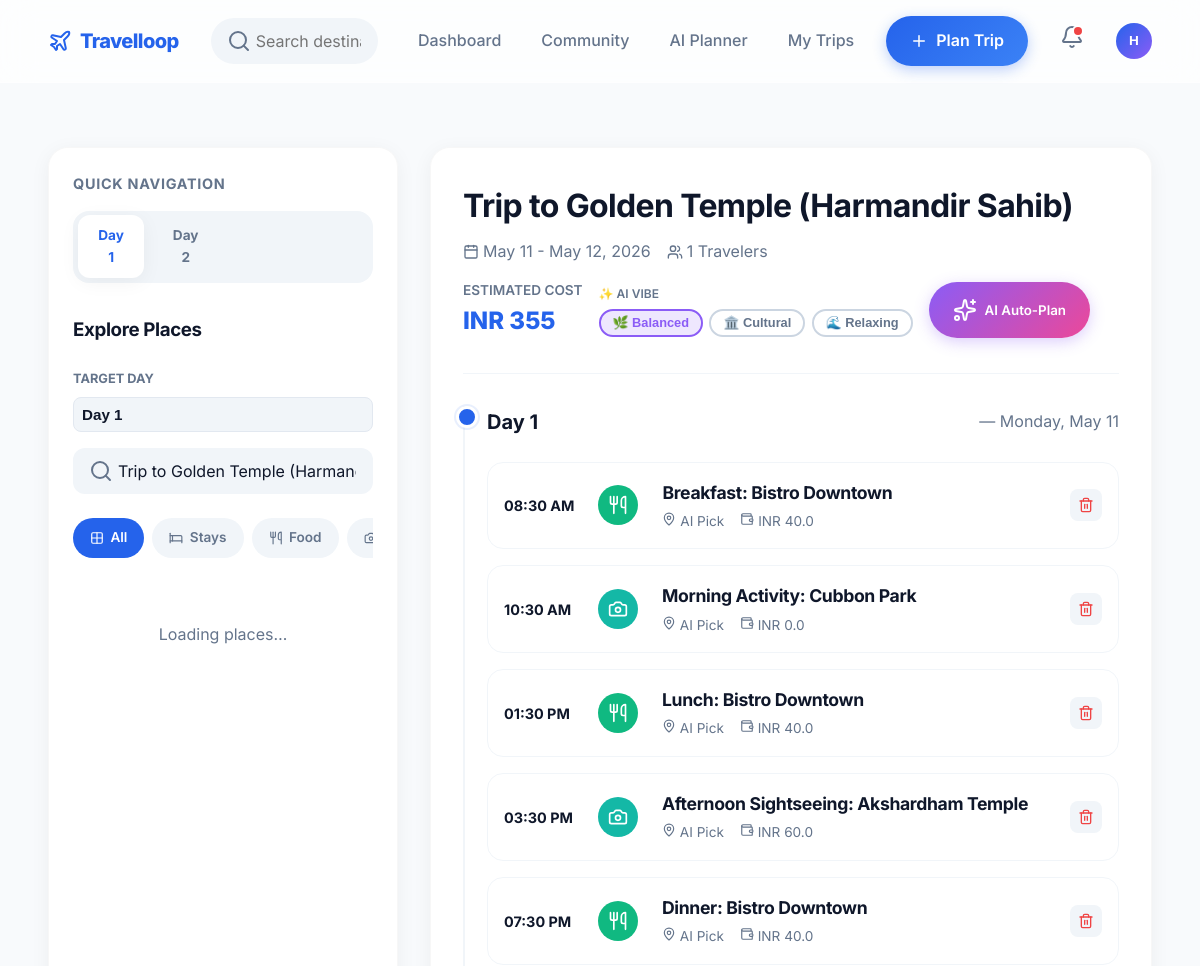
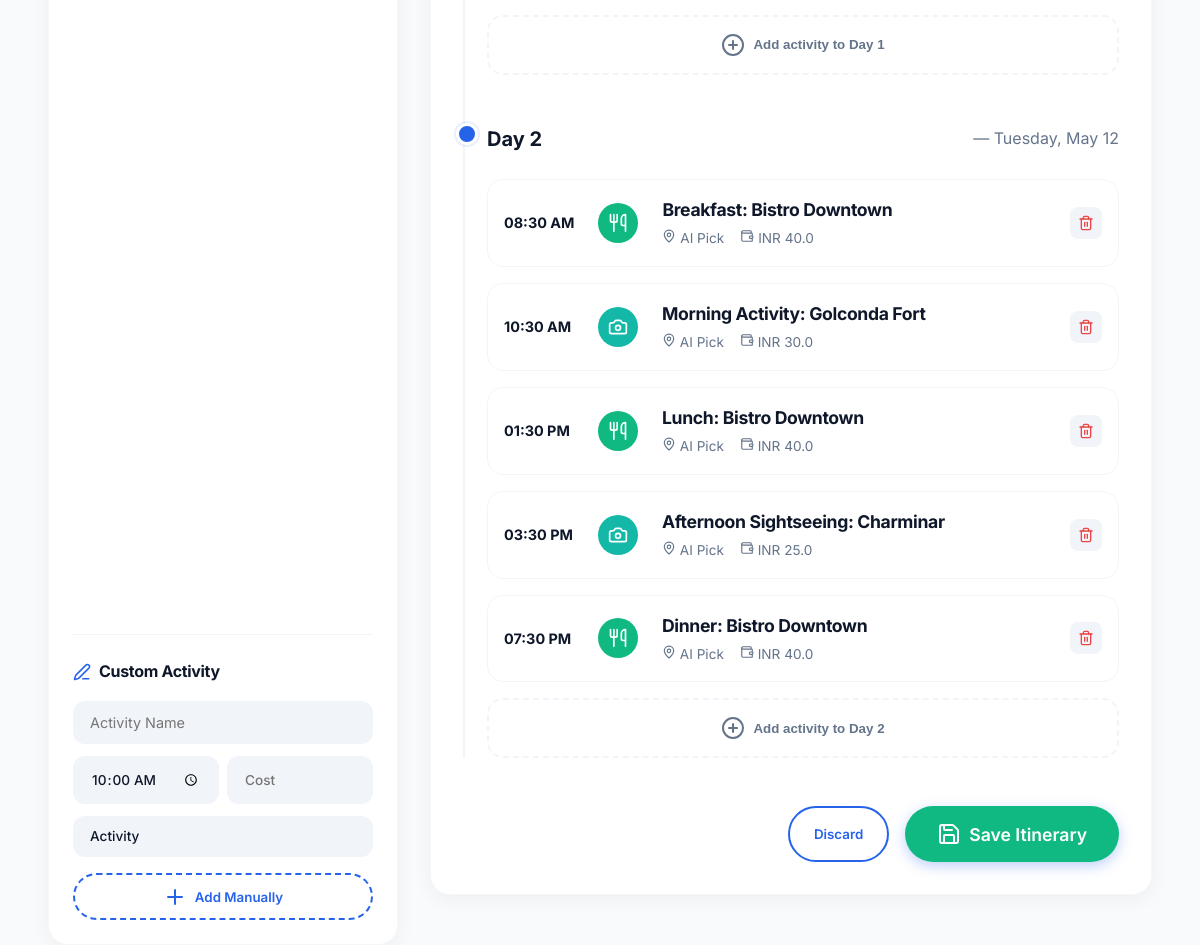
/trips/6/build (signed in), run on the app's committed database (2 pictures, top to bottom).
### app.py (models this page shows, shortened)
class User(db.Model, UserMixin):
    id = db.Column(db.Integer, primary_key=True)
    name = db.Column(db.String(150), nullable=False)
    email = db.Column(db.String(150), unique=True, nullable=False)
    password = db.Column(db.String(60), nullable=False)
    trips = db.relationship('Trip', backref='owner', lazy=True)

class Trip(db.Model):
    id = db.Column(db.Integer, primary_key=True)
    name = db.Column(db.String(200), nullable=False)
    start_date = db.Column(db.Date, nullable=False)
    end_date = db.Column(db.Date, nullable=False)
    description = db.Column(db.Text, nullable=True)
    cover_photo = db.Column(db.String(255), nullable=True, default='default_trip.jpg')
    user_id = db.Column(db.Integer, db.ForeignKey('user.id'), nullable=False)
    is_public = db.Column(db.Boolean, default=False)
    num_travelers = db.Column(db.Integer, default=1)
    created_at = db.Column(db.DateTime, default=datetime.utcnow)
    itinerary_items = db.relationship('ItineraryItem', backref='trip', lazy=True, cascade="all, delete-orphan")
    packing_items = db.relationship('PackingItem', backref='trip', lazy=True, cascade="all, delete-orphan")

class ItineraryItem(db.Model):
    id = db.Column(db.Integer, primary_key=True)
    trip_id = db.Column(db.Integer, db.ForeignKey('trip.id'), nullable=False)
    day = db.Column(db.Integer, nullable=False, default=1)
    time = db.Column(db.String(50), nullable=True)
    name = db.Column(db.String(200), nullable=False)
    category = db.Column(db.String(50), nullable=False)
    description = db.Column(db.Text, nullable=True)
    cost = db.Column(db.Float, default=0.0)

### app.py (the view)
@app.route('/trips/<int:trip_id>/build')
@login_required
def build_itinerary(trip_id):
    trip = Trip.query.get_or_404(trip_id)
    if trip.user_id != current_user.id:
        return redirect(url_for('dashboard'))
    num_days = (trip.end_date - trip.start_date).days + 1
    return render_template('itinerary_builder.html', trip=trip, num_days=num_days)

### templates/itinerary_builder.html (shortened to what this page needs)
{% extends "base.html" %}
{% block content %}
<div class="builder-layout animate-fade-in-up" data-trip-id="{{ trip.id }}" data-view-url="{{ url_for('view_trip', trip_id=trip.id) }}">
    <div class="sidebar">
        <div class="sidebar-section">
            <h3>Quick Navigation</h3>
            <div class="day-nav modern-tabs">
                {% for i in range(1, num_days + 1) %}
                <div class="tab-item {% if loop.first %}active{% endif %}" data-day="{{ i }}" onclick="scrollToDay(this.dataset.day); document.querySelectorAll('.tab-item').forEach(t => t.classList.remove('active')); this.classList.add('active');">Day {{ i }}</div>
                {% endfor %}
            </div>
        </div>
        <h3 style="margin-bottom: 1.5rem;">Explore Places</h3>
        <div class="day-selector-wrapper">
            <label style="font-size: 0.8rem; font-weight: 700; color: var(--muted); margin-bottom: 0.5rem; display: block;">TARGET DAY</label>
            <select id="targetDay" class="day-selector">
                {% for i in range(1, num_days + 1) %}
                <option value="{{ i }}">Day {{ i }}</option>
                {% endfor %}
            </select>
        </div>
        <div class="search-box">
            <div class="input-icon-wrapper">
                <input type="text" class="form-control with-icon" id="placeSearch" placeholder="Search hotels, sights, food...">
            </div>
        </div>
        <div class="category-filters">
            <div class="cat-btn active" data-category="all"><i data-lucide="grid-2x2" style="width: 14px; height: 14px;"></i> All</div>
            <div class="cat-btn" data-category="hotel"><i data-lucide="bed" style="width: 14px; height: 14px;"></i> Stays</div>
            <div class="cat-btn" data-category="food"><i data-lucide="utensils" style="width: 14px; height: 14px;"></i> Food</div>
            <div class="cat-btn" data-category="activity"><i data-lucide="camera" style="width: 14px; height: 14px;"></i> Sights</div>
        </div>
        <div id="searchResults" style="flex: 1; overflow-y: auto;">
        </div>
        <div style="margin-top: 2rem; padding-top: 1.5rem; border-top: 1px solid #F1F5F9;">
            <h4 style="margin-bottom: 1rem; display: flex; align-items: center; gap: 0.5rem;">
                <i data-lucide="edit-3" style="width: 18px; height: 18px; color: var(--primary);"></i>
                Custom Activity
            </h4>
            <div class="form-group" style="margin-bottom: 0.75rem;">
                <input type="text" id="customName" class="form-control" placeholder="Activity Name" style="font-size: 0.9rem;">
            </div>
            <div style="display: grid; grid-template-columns: 1fr 1fr; gap: 0.5rem; margin-bottom: 0.75rem;">
                <input type="time" id="customTime" class="form-control" value="10:00" style="font-size: 0.85rem;">
                <input type="number" id="customCost" class="form-control" placeholder="Cost" style="font-size: 0.85rem;">
            </div>
            <select id="customCat" class="form-control" style="margin-bottom: 1rem; font-size: 0.85rem;">
                <option value="activity">Activity</option>
            </select>
            <button class="btn btn-outline" style="width: 100%; border-style: dashed; padding: 0.6rem;" onclick="addManualActivity()">
                <i data-lucide="plus"></i> Add Manually
            </button>
        </div>
    </div>
    <div class="main-canvas">
        <div class="canvas-header">
            <div>
                <h2 style="font-size: 2rem; margin-bottom: 0.5rem;">{{ trip.name }}</h2>
                <div style="color: var(--muted); display: flex; gap: 1rem;">
                    <span style="display: flex; align-items: center; gap: 0.25rem;"><i data-lucide="calendar" style="width: 16px; height: 16px;"></i> {{ trip.start_date.strftime('%b %d') }} - {{ trip.end_date.strftime('%b %d, %Y') }}</span>
                    <span style="display: flex; align-items: center; gap: 0.25rem;"><i data-lucide="users" style="width: 16px; height: 16px;"></i> {{ trip.num_travelers }} Travelers</span>
                </div>
            </div>
            <div style="display: flex; gap: 1rem; align-items: center; flex-wrap: wrap;">
                <div class="budget-tracker">
                    <div style="font-size: 0.85rem; color: var(--muted); font-weight: 600; text-transform: uppercase;">Estimated Cost</div>
                    <div style="font-size: 1.5rem; font-weight: 800; color: var(--primary);" id="totalBudget">INR 0.00</div>
                </div>
                <div>
                    <div style="font-size: 0.75rem; color: var(--muted); font-weight: 600; margin-bottom: 0.35rem;">✨ AI VIBE</div>
                    <div style="display: flex; gap: 0.4rem;">
                        <button class="vibe-btn active" data-vibe="balanced" onclick="setVibe(this, 'balanced')" style="padding: 0.3rem 0.75rem; border-radius: 20px; font-size: 0.8rem; font-weight: 600; border: 2px solid #8B5CF6; background: rgba(139,92,246,0.15); color: #8B5CF6; cursor: pointer;">🌿 Balanced</button>
                        <button class="vibe-btn" data-vibe="cultural" onclick="setVibe(this, 'cultural')" style="padding: 0.3rem 0.75rem; border-radius: 20px; font-size: 0.8rem; font-weight: 600; border: 2px solid #CBD5E1; background: transparent; color: var(--muted); cursor: pointer;">🏛️ Cultural</button>
                        <button class="vibe-btn" data-vibe="relaxing" onclick="setVibe(this, 'relaxing')" style="padding: 0.3rem 0.75rem; border-radius: 20px; font-size: 0.8rem; font-weight: 600; border: 2px solid #CBD5E1; background: transparent; color: var(--muted); cursor: pointer;">🌊 Relaxing</button>
                    </div>
                </div>
                <button class="btn btn-primary" onclick="generateAItinerary()" id="aiPlanBtn" style="background: linear-gradient(135deg, #8B5CF6, #EC4899); border: none; padding: 1rem 1.5rem; box-shadow: 0 4px 15px rgba(139, 92, 246, 0.3);">
                    <i data-lucide="sparkles"></i> AI Auto-Plan
                </button>
            </div>
        </div>
        <div class="timeline" id="timelineContainer">
            {% for i in range(1, num_days + 1) %}
            <div class="timeline-day" data-day="{{ i }}">
                <div class="day-marker"></div>
                <div class="day-header">
                    Day {{ i }}
                    {% set current_date = trip.start_date + timedelta(days=i-1) %}
                    <span style="font-weight: 400; font-size: 1rem; color: var(--muted); margin-left: 0.5rem;">— {{ current_date.strftime('%A, %b %d') }}</span>
                </div>
                <div id="day{{ i }}-items" class="day-items-container">
                    {% for item in trip.itinerary_items if item.day == i %}
                    <div class="activity-card animate-fade-in-up" data-cost="{{ item.cost }}" data-category="{{ item.category }}">
                        <div class="act-time">{{ item.time or '12:00 PM' }}</div>
                        {% set cat = item.category.lower() %}
                        <div class="act-icon {% if 'hotel' in cat %}icon-hotel{% elif 'food' in cat %}icon-food{% else %}icon-activity{% endif %}">
                            <i data-lucide="{% if 'hotel' in cat %}bed{% elif 'food' in cat %}utensils{% else %}camera{% endif %}" style="width: 20px; height: 20px;"></i>
                        </div>
                        <div class="act-content">
                            <h4>{{ item.name }}</h4>
                            <div class="act-meta">
                                <span><i data-lucide="map-pin" style="width: 14px; height: 14px;"></i> {{ item.description or 'Planned activity' }}</span>
                                <span><i data-lucide="wallet" style="width: 14px; height: 14px;"></i> INR {{ item.cost }}</span>
                            </div>
                        </div>
                        <div class="act-actions">
                            <button class="act-btn danger" onclick="this.closest('.activity-card').remove(); updateBudget();"><i data-lucide="trash-2" style="width: 16px; height: 16px; color: var(--danger);"></i></button>
                        </div>
                    </div>
                    {% endfor %}
                </div>
                <button class="add-section-btn" data-day="{{ i }}" onclick="document.getElementById('targetDay').value = this.dataset.day; document.getElementById('placeSearch').focus();">
                    <i data-lucide="plus-circle"></i> Add activity to Day {{ i }}
                </button>
            </div>
            {% endfor %}
        </div>
        <div style="margin-top: 3rem; display: flex; justify-content: flex-end; gap: 1rem;">
            <button class="btn btn-outline" onclick="window.location.href=this.dataset.url" data-url="{{ url_for('dashboard') }}">Discard</button>
            <button class="btn btn-primary" onclick="saveItinerary()" style="padding: 1rem 2rem; font-size: 1.1rem; background: var(--success); border-color: var(--success);">
                <i data-lucide="save"></i> Save Itinerary
            </button>
        </div>
    </div>
</div>
{% endblock %}

### templates/base.html (shortened to what this page needs)
<!DOCTYPE html>
<html lang="en">
<head>
    <link rel="stylesheet" href="{{ url_for('static', filename='css/style.css') }}">
</head>
<body>
    <nav class="navbar">
        <a href="{{ url_for('index') }}" class="nav-brand">
            <i data-lucide="plane" style="color: var(--primary);"></i> Travelloop
        </a>
        {% if current_user.is_authenticated %}
        <div class="nav-search-wrapper hidden-mobile">
            <div class="input-icon-wrapper">
                <input type="text" id="globalSearch" class="form-control with-icon"
                       placeholder="Search destinations, trips…" autocomplete="off">
            </div>
        </div>
        {% endif %}
        <div class="nav-links">
            {% if current_user.is_authenticated %}
                <a href="{{ url_for('dashboard') }}" class="nav-link {% if request.endpoint == 'dashboard' %}active{% endif %}">Dashboard</a>
                <a href="{{ url_for('community_feed') }}" class="nav-link {% if request.endpoint == 'community_feed' %}active{% endif %}">Community</a>
                <a href="{{ url_for('ai_planner') }}" class="nav-link {% if request.endpoint == 'ai_planner' %}active{% endif %}">AI Planner</a>
                <a href="{{ url_for('my_trips') }}"  class="nav-link {% if request.endpoint == 'my_trips' %}active{% endif %}">My Trips</a>
                <a href="{{ url_for('create_trip') }}" class="btn btn-primary">
                    <i data-lucide="plus" style="width:18px;height:18px;"></i> Plan Trip
                </a>
                <div style="position:relative;cursor:pointer;padding:0.5rem;color:var(--muted);">
                    <i data-lucide="bell"></i>
                    <span style="position:absolute;top:8px;right:8px;width:8px;height:8px;background:var(--danger);border-radius:50%;border:2px solid var(--white);"></span>
                </div>
                <div class="profile-wrapper">
                    <button class="profile-btn" onclick="toggleProfileMenu(event)" title="{{ current_user.name }}">
                        {{ current_user.name[0].upper() }}
                    </button>
                </div>
            {% else %}
                <a href="{{ url_for('login') }}"  class="nav-link">Log In</a>
                <a href="{{ url_for('signup') }}" class="btn btn-primary">Create Account</a>
            {% endif %}
        </div>
    </nav>
    <main class="container animate-fade-in-up">
        {% block content %}{% endblock %}
    </main>
</body>
</html>

### data on the page
User: name "H"
Trip: name "Trip to Golden Temple (Harmandir Sahib)", start_date "May 11", end_date "May 12, 2026", num_travelers "1"
ItineraryItem: time "08:30 AM", name "Breakfast: Bistro Downtown", description "AI Pick", cost "40.0"
ItineraryItem: time "10:30 AM", name "Morning Activity: Cubbon Park", description "AI Pick", cost "0.0"
ItineraryItem: time "01:30 PM", name "Lunch: Bistro Downtown", description "AI Pick", cost "40.0"
ItineraryItem: time "03:30 PM", name "Afternoon Sightseeing: Akshardham Temple", description "AI Pick", cost "60.0"
ItineraryItem: time "07:30 PM", name "Dinner: Bistro Downtown", description "AI Pick", cost "40.0"
ItineraryItem: time "08:30 AM", name "Breakfast: Bistro Downtown", description "AI Pick", cost "40.0"
ItineraryItem: time "10:30 AM", name "Morning Activity: Golconda Fort", description "AI Pick", cost "30.0"
ItineraryItem: time "01:30 PM", name "Lunch: Bistro Downtown", description "AI Pick", cost "40.0"
ItineraryItem: time "03:30 PM", name "Afternoon Sightseeing: Charminar", description "AI Pick", cost "25.0"
ItineraryItem: time "07:30 PM", name "Dinner: Bistro Downtown", description "AI Pick", cost "40.0"

### other printed values
{{ i }} "1" "2"
{{ current_date.strftime('%A, %b %d') }} "Monday, May 11" "Tuesday, May 12"
